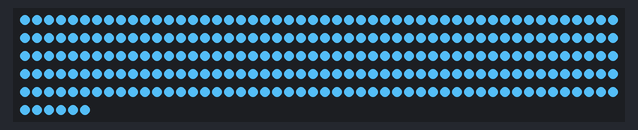
Recording of a sketch running on a simulated Arduino Uno, built with avr-gcc and run on an emulated ATmega328P. Shown: 256 RGB LEDs in strip order, left to right, continuing on the next row.

Above: at 0.1 s.
At 3.1 s:
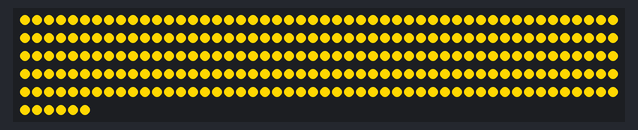

Measured:
- what the display in image 1 shows lasts 3.0 s, from 3.0 s to 6.0 s

The sketch:

Standard.ino
```cpp
#include <Adafruit_NeoPixel.h>
#define PIN 4


#define NUMPIXELS 256

Adafruit_NeoPixel strip = Adafruit_NeoPixel(NUMPIXELS, PIN, NEO_GRB + NEO_KHZ800);


void setup() {
  // put your setup code here, to run once:
strip.begin();


strip.clear();
}

void loop() {
  // put your main code here, to run repeatedly:
  displayBlue();
  delay(3000);

 displayGold();
 delay(3000);
}


void displayBlue(){
  for(int x = 0; x <= NUMPIXELS; x++){
  strip.setPixelColor(x,76,174,227);
  }
  strip.show();

}


void displayGold(){
  for(int x = 0; x <= NUMPIXELS; x++){
  strip.setPixelColor(x,255,215,0);
  }
  strip.show();

}
```
